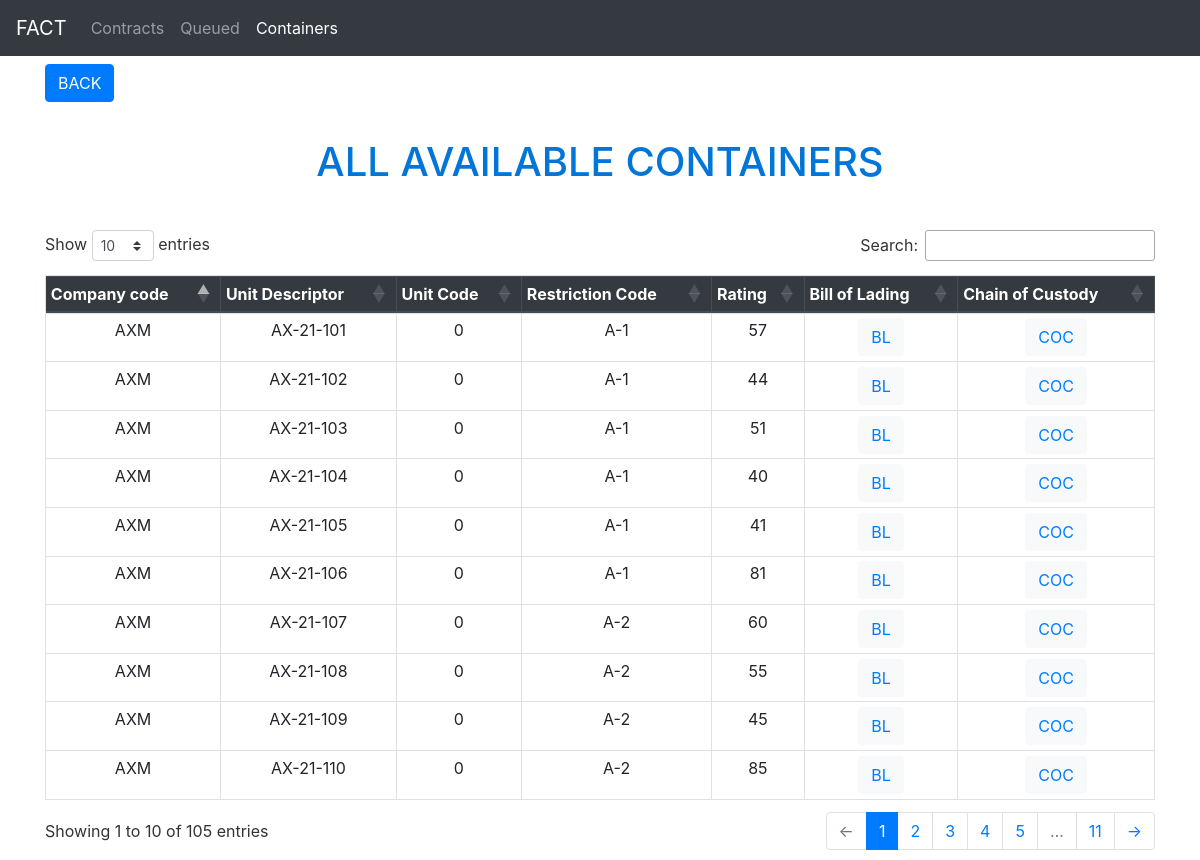
Page /containers/ on the committed database.
### containers/models.py (models this page shows, shortened)
class Container(models.Model):
    company_code = models.CharField(max_length=3)
    unit_descriptor = models.CharField(max_length=15)
    unit_code = models.PositiveIntegerField()
    restrict_code = models.CharField(max_length=5)
    rating = models.PositiveIntegerField()
    bl_link = models.URLField()
    coc_link = models.URLField()

### pages/views.py (the view)
# urls.py: path("containers/", ContainerListView.as_view(), name="containers"),
class ContainerListView(ListView):
    model = Container
    template_name = 'containers.html'

### templates/containers.html (shortened to what this page needs)
{% extends 'base.html' %}
{% block content %}
<button class="btn btn-primary" onclick="window.history.back()">BACK</button>
<h1 style="margin: 0.9em 0em 1.1em; text-align:center; color:#0275d8">ALL AVAILABLE CONTAINERS</h1>
<table class="display table table-bordered table-hover table-sm" style="width: 100%;" id="myTable">
    <thead class="thead-dark" style="text-align: center;">
      <tr>
        <th scope="col">Company code</th>
        <th scope="col">Unit Descriptor</th>
        <th scope="col">Unit Code</th>
        <th scope="col">Restriction Code</th>
        <th scope="col">Rating</th>
        <th scope="col">Bill of Lading</th>
        <th scope="col">Chain of Custody</th>
      </tr>
      </thead>
      <tbody style="text-align: center;">
      {% for container in object_list %}
      <tr >
        <td scope="row">{{container.company_code }}</td>
        <td scope="row">{{ container.unit_descriptor }}</td>
        <td scope="row">{{ container.unit_code }}</td>
        <td scope="row">{{ container.restrict_code }}</td>
        <td scope="row">{{container.rating}}</td>
        <td scope="row"><button type="button" class="btn btn-light"><a href="https://images.sampleforms.com/wp-content/uploads/2016/11/Blank-Bill-of-Lading-Form.jpg" target="_blank">BL</a></button></td>
        <td scope="row"><button type="button" class="btn btn-light"><a href="https://www.pdffiller.com/preview/0/967/967335/large.png" target="_blank">COC</a></button></td>
        {% endfor %}
      </tr>
    </tbody>
  </table>
{% endblock content %}

### rows in the picture
Container: company_code "AXM", unit_descriptor "AX-21-101", unit_code "0", restrict_code "A-1", rating "57"
Container: company_code "AXM", unit_descriptor "AX-21-102", unit_code "0", restrict_code "A-1", rating "44"
Container: company_code "AXM", unit_descriptor "AX-21-103", unit_code "0", restrict_code "A-1", rating "51"
Container: company_code "AXM", unit_descriptor "AX-21-104", unit_code "0", restrict_code "A-1", rating "40"
Container: company_code "AXM", unit_descriptor "AX-21-105", unit_code "0", restrict_code "A-1", rating "41"
Container: company_code "AXM", unit_descriptor "AX-21-106", unit_code "0", restrict_code "A-1", rating "81"
Container: company_code "AXM", unit_descriptor "AX-21-107", unit_code "0", restrict_code "A-2", rating "60"
Container: company_code "AXM", unit_descriptor "AX-21-108", unit_code "0", restrict_code "A-2", rating "55"
Container: company_code "AXM", unit_descriptor "AX-21-109", unit_code "0", restrict_code "A-2", rating "45"
Container: company_code "AXM", unit_descriptor "AX-21-110", unit_code "0", restrict_code "A-2", rating "85"
